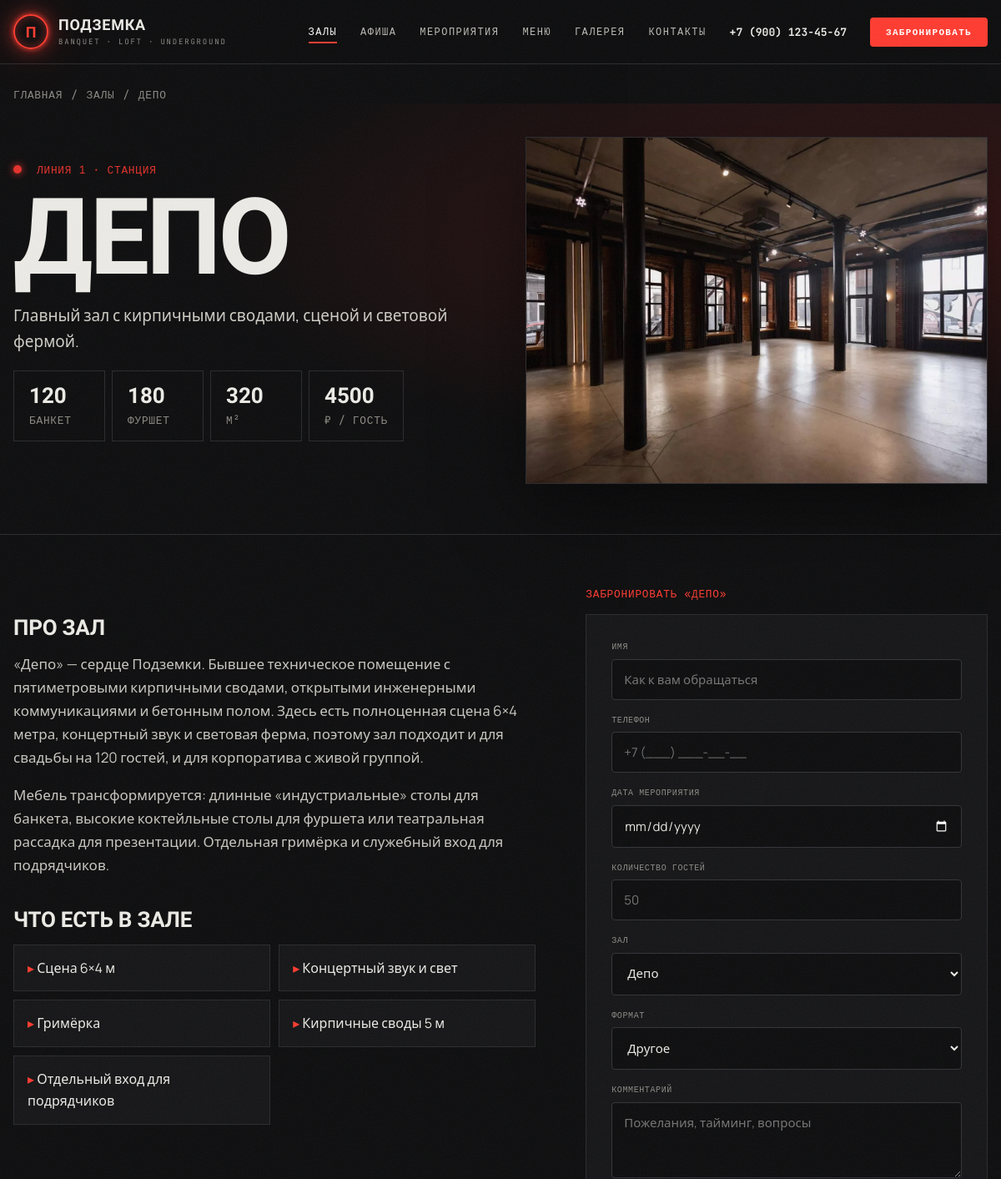
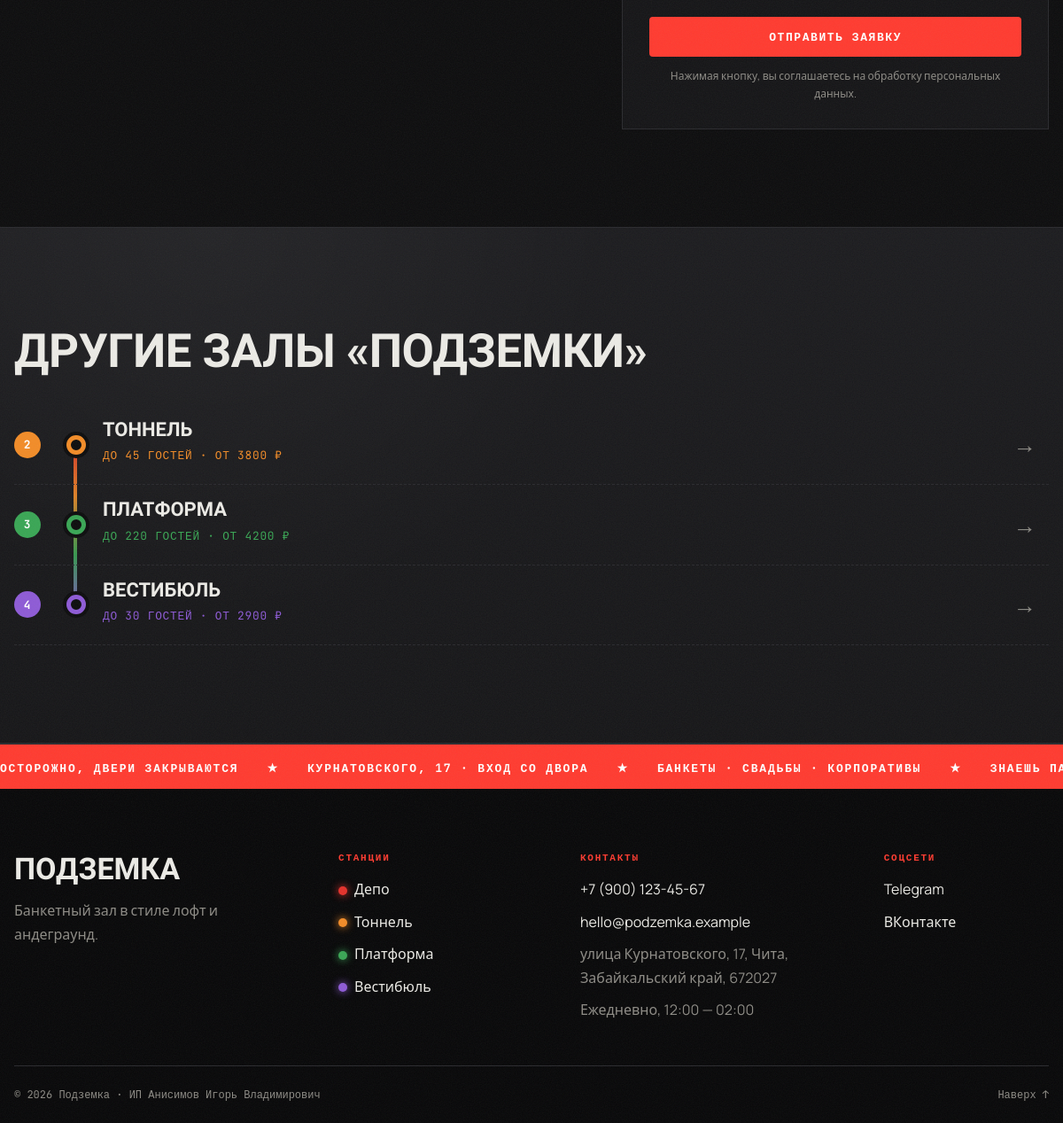
Screenshot of /halls/hall-1/ with the database file from the repository (2 pictures, top to bottom).
### venue/models.py (models this page shows)
class Hall(models.Model):
    name = models.CharField("Название", max_length=100)
    slug = models.SlugField(
        "URL", max_length=120, unique=True, blank=True,
        help_text="Человекопонятный URL, например: depo, tonnel, platforma",
    )
    line_color = models.CharField(
        "Цвет линии (HEX)", max_length=7, default="#e4312b",
        help_text="Цвет «ветки метро» для зала, например #e4312b",
    )
    line_number = models.PositiveSmallIntegerField("Номер линии", default=1)
    short_description = models.CharField("Короткое описание", max_length=255)
    description = models.TextField("Полное описание")
    capacity_banquet = models.PositiveIntegerField("Вместимость (банкет)")
    capacity_buffet = models.PositiveIntegerField("Вместимость (фуршет)")
    area = models.PositiveIntegerField("Площадь, м²")
    price_from = models.PositiveIntegerField("Цена от, ₽/гость")
    features = models.TextField(
        "Особенности", blank=True,
        help_text="Каждая особенность — с новой строки",
    )
    image = models.CharField(
        "Картинка (путь в static)", max_length=200, default="img/hall-depo.jpg",
    )
    meta_title = models.CharField("Meta Title", max_length=70, blank=True)
    meta_description = models.CharField("Meta Description", max_length=160, blank=True)
    order = models.PositiveSmallIntegerField("Порядок", default=0)
    is_active = models.BooleanField("Показывать на сайте", default=True)
    class Meta:
        verbose_name = "Зал"
        verbose_name_plural = "Залы"
        ordering = ["order", "id"]
    def __str__(self):
        return self.name
    def get_absolute_url(self):
        return reverse("venue:hall_detail", kwargs={"slug": self.slug})
    def features_list(self):
        return [f.strip() for f in self.features.splitlines() if f.strip()]

### venue/views.py (the view)
# urls.py: path("halls/<slug:slug>/", views.hall_detail, name="hall_detail"),
def hall_detail(request, slug):
    hall = get_object_or_404(Hall, slug=slug, is_active=True)
    others = Hall.objects.filter(is_active=True).exclude(pk=hall.pk)
    form = BookingForm(initial={"hall": hall})
    return render(request, "venue/hall_detail.html", {
        "hall": hall,
        "others": others,
        "form": form,
    })

### venue/forms.py (shortened to what this page needs)
class BookingForm(forms.ModelForm):
    class Meta:
        model = BookingRequest
        fields = ["name", "phone", "date", "guests", "hall", "event_format", "comment"]
        widgets = {
            "name": forms.TextInput(attrs={"placeholder": "Как к вам обращаться", "autocomplete": "name"}),
            "phone": forms.TextInput(attrs={"placeholder": "+7 (___) ___-__-__", "autocomplete": "tel", "type": "tel"}),
            "date": forms.DateInput(attrs={"type": "date"}),
            "guests": forms.NumberInput(attrs={"min": 1, "max": 350, "placeholder": "50"}),
            "comment": forms.Textarea(attrs={"rows": 3, "placeholder": "Пожелания, тайминг, вопросы"}),
        }
    def __init__(self, *args, **kwargs):
        super().__init__(*args, **kwargs)
        self.fields["hall"].empty_label = "Пока не выбрал"
        self.fields["event_format"].empty_label = "Другое"
        self.fields["date"].widget.attrs["min"] = datetime.date.today().isoformat()

### venue/context_processors.py (called while the page is built)
def site_info(request):
    promo = settings.PROMO
    promo_active = datetime.date.today() <= datetime.date.fromisoformat(promo["until"])
    return {
        "site": settings.SITE_INFO,
        "nav_halls": Hall.objects.filter(is_active=True),
        "promo": promo if promo_active else None,
    }

### venue/models.py (called while the page is built)
    def __str__(self):
        return self.title

### templates/venue/hall_detail.html (shortened to what this page needs)
{% extends "base.html" %}
{% load static %}
{% block breadcrumbs %}
  <nav class="container breadcrumbs mono" aria-label="Хлебные крошки">
    <a href="{% url 'venue:home' %}">Главная</a> <span>/</span>
    <a href="{% url 'venue:hall_list' %}">Залы</a> <span>/</span>
    <span>{{ hall.name }}</span>
  </nav>
{% endblock %}
{% block content %}
<section class="hall-hero" style="--c: {{ hall.line_color }}">
  <div class="container hall-hero__inner">
    <div>
      <p class="hall-hero__line mono"><span class="dot" style="--c: {{ hall.line_color }}"></span>Линия {{ hall.line_number }} · станция</p>
      <h1 class="hall-hero__title" style="--chars: {{ hall.name|length }}">{{ hall.name }}</h1>
      <p class="hall-hero__lead">{{ hall.short_description }}</p>
      <ul class="specs specs--big mono">
        <li><b>{{ hall.capacity_banquet }}</b>банкет</li>
        <li><b>{{ hall.capacity_buffet }}</b>фуршет</li>
        <li><b>{{ hall.area }}</b>м²</li>
        <li><b>{{ hall.price_from }}</b>₽ / гость</li>
      </ul>
    </div>
    <div class="hall-hero__img">
      <img src="{% static hall.image %}"
           alt="Банкетный зал «{{ hall.name }}» в стиле лофт — «Подземка», Чита"
           width="800" height="600">
    </div>
  </div>
</section>
<section class="section section--tight">
  <div class="container hall-body">
    <div class="hall-body__text">
      <h2>Про зал</h2>
      {{ hall.description|linebreaks }}
      {% if hall.features_list %}
        <h2>Что есть в зале</h2>
        <ul class="features">
          {% for f in hall.features_list %}<li>{{ f }}</li>{% endfor %}
        </ul>
      {% endif %}
    </div>
    <aside class="hall-body__aside">
      <div class="sticky">
        <p class="mono muted">Забронировать «{{ hall.name }}»</p>
        {% include "includes/booking_form.html" %}
      </div>
    </aside>
  </div>
</section>
{% if others %}
<section class="section section--concrete">
  <div class="container">
    <h2 class="section__title">Другие залы «Подземки»</h2>
    <div class="metro-map metro-map--compact">
      {% for o in others %}
        <a href="{{ o.get_absolute_url }}" class="station" style="--c: {{ o.line_color }}">
          <span class="station__line mono">{{ o.line_number }}</span>
          <span class="station__dot"></span>
          <span class="station__body">
            <span class="station__name">{{ o.name }}</span>
            <span class="station__meta mono">до {{ o.capacity_banquet }} гостей · от {{ o.price_from }} ₽</span>
          </span>
          <span class="station__arrow">→</span>
        </a>
      {% endfor %}
    </div>
  </div>
</section>
{% endif %}
{% endblock %}

### templates/includes/footer.html (shortened to what this page needs)
<footer class="footer">
  <div class="ticker" aria-hidden="true">
    <div class="ticker__track">
      {% for i in "1234" %}
        <span>Осторожно, двери закрываются</span><span>★</span>
        <span>Курнатовского, 17 · вход со двора</span><span>★</span>
        <span>Банкеты · свадьбы · корпоративы</span><span>★</span>
        <span>Знаешь пароль? −{{ site.bar_discount }}% в баре</span><span>★</span>
      {% endfor %}
    </div>
  </div>
  <div class="container footer__grid">
    <div>
      <div class="footer__logo">Подземка</div>
      <p class="muted">{{ site.tagline }}.</p>
    </div>
    <div>
      <div class="footer__title">Станции</div>
      <ul class="footer__list">
        {% for hall in nav_halls %}
          <li><a href="{{ hall.get_absolute_url }}"><i class="dot" style="--c: {{ hall.line_color }}"></i>{{ hall.name }}</a></li>
        {% endfor %}
      </ul>
    </div>
    <div>
      <div class="footer__title">Контакты</div>
      <ul class="footer__list">
        <li><a href="tel:{{ site.phone_raw }}">{{ site.phone }}</a></li>
        <li><a href="mailto:{{ site.email }}">{{ site.email }}</a></li>
        <li class="muted">{{ site.address }}</li>
        <li class="muted">{{ site.hours }}</li>
      </ul>
    </div>
    <div>
      <div class="footer__title">Соцсети</div>
      <ul class="footer__list">
        <li><a href="{{ site.telegram }}" target="_blank" rel="noopener nofollow">Telegram</a></li>
        <li><a href="{{ site.vk }}" target="_blank" rel="noopener nofollow">ВКонтакте</a></li>
      </ul>
    </div>
  </div>
  <div class="container footer__bottom">
    <span>© {% now "Y" %} {{ site.name }} · {{ site.legal_name }}</span>
    <a href="#main" class="muted">Наверх ↑</a>
  </div>
</footer>

### rows the page displays
Hall: name "ДЕПО", line_number "1", short_description "Главный зал с кирпичными сводами, сценой и световой фермой.", capacity_banquet "120", capacity_buffet "180", area "320", price_from "4500", image (picture), description "«Депо» — сердце Подземки. Бывшее техническое помещение с пятиметровыми кирпичными сводами, открытыми инженерными коммуникациями и бетонным полом. Здесь есть полноценная сцена 6×4 метра, концертный звук и световая ферма, поэтому зал подходит и для свадьбы на 120 гостей, и для корпоратива с живой группой. Мебель трансформируется: длинные «индустриальные» столы для банкета, высокие коктейльные столы для фуршета или театральная рассадка для презентации. Отдельная гримёрка и служебный вход для подрядчиков.", name "Депо"
Hall: line_number "2", name "ТОННЕЛЬ", capacity_banquet "45", price_from "3800", name "Тоннель"
Hall: line_number "3", name "ПЛАТФОРМА", capacity_banquet "220", price_from "4200", name "Платформа"
Hall: line_number "4", name "ВЕСТИБЮЛЬ", capacity_banquet "30", price_from "2900", name "Вестибюль"

### other values shown
{{ site.phone }} "+7 (900) 123-45-67"
{{ f }} "Сцена 6×4 м" "Концертный звук и свет" "Гримёрка" "Кирпичные своды 5 м" "Отдельный вход для подрядчиков"
{{ field.label }} "ИМЯ" "ТЕЛЕФОН" "ДАТА МЕРОПРИЯТИЯ" "КОЛИЧЕСТВО ГОСТЕЙ" "ЗАЛ" "ФОРМАТ" "КОММЕНТАРИЙ"
{{ site.tagline }} "Банкетный зал в стиле лофт и андеграунд"
{{ site.email }} "hello@podzemka.example"
{{ site.address }} "улица Курнатовского, 17, Чита, Забайкальский край, 672027"
{{ site.hours }} "Ежедневно, 12:00 — 02:00"
{{ site.name }} "Подземка"
{{ site.legal_name }} "ИП Анисимов Игорь Владимирович"
